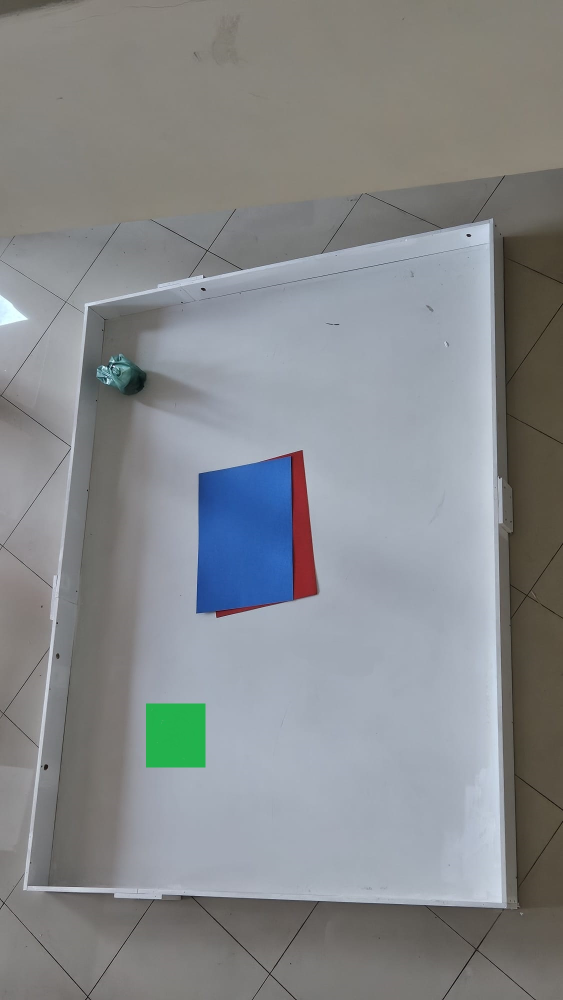
#> input picture Perpective/pers.jpg, 1126 x 2000 px (shown at 1/2 size)
$ python -i Pers3.py   (imports and definitions only)
#> lines starting #> are read from the running program, lines starting #| are printed output that depends on the picture; after the words box and inside, x2 and y2 are one past the last pixel; in counts of white or black regions, pixels touching at a corner belong together
#> further down, picture is the input picture: shape (2000, 1126, 3); mean B, G, R 139.4, 137.1, 134.1
import cv2
import numpy as np

# Global değişkenler
points = []
cm_coordinates = []


# Fare ile tıklama olayı için fonksiyon
def select_point(event, x, y, flags, param):
    if event == cv2.EVENT_LBUTTONDOWN:
        if len(points) < 4:  # Sadece dört nokta seçilmesine izin ver
            points.append((x, y))
            cv2.circle(image, (x, y), 5, (0, 255, 0), -1)  # Yeşil nokta ekle
            cv2.imshow('Image', image)


# Dörtgen bulma fonksiyonu
def find_quadrilaterals(image):
    gray = cv2.cvtColor(image, cv2.COLOR_BGR2GRAY)
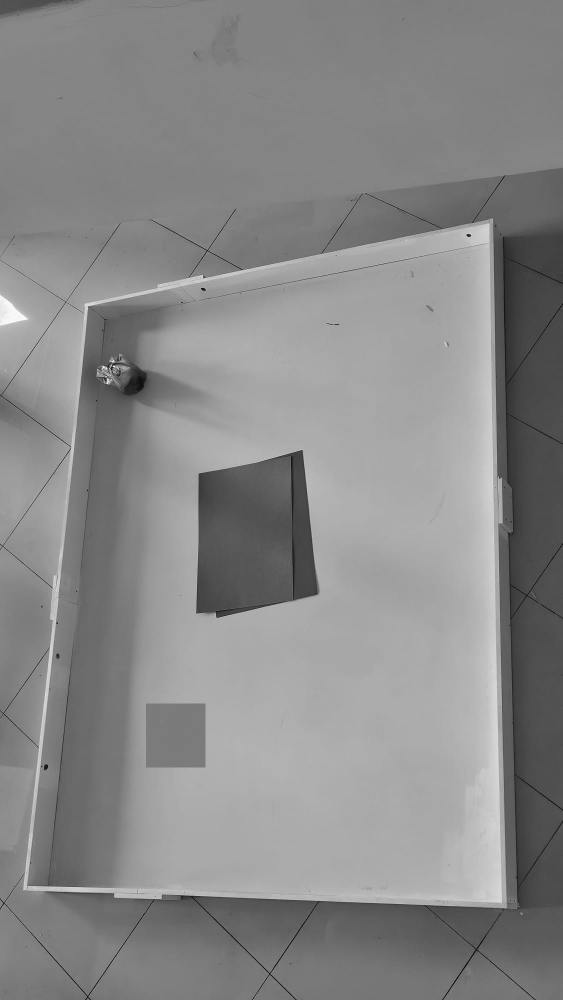
#> gray: shape (2000, 1126) (shown at 1/2 size); min 0, max 251, mean 136.5
    blurred = cv2.GaussianBlur(gray, (5, 5), 0)
    edged = cv2.Canny(blurred, 50, 150)
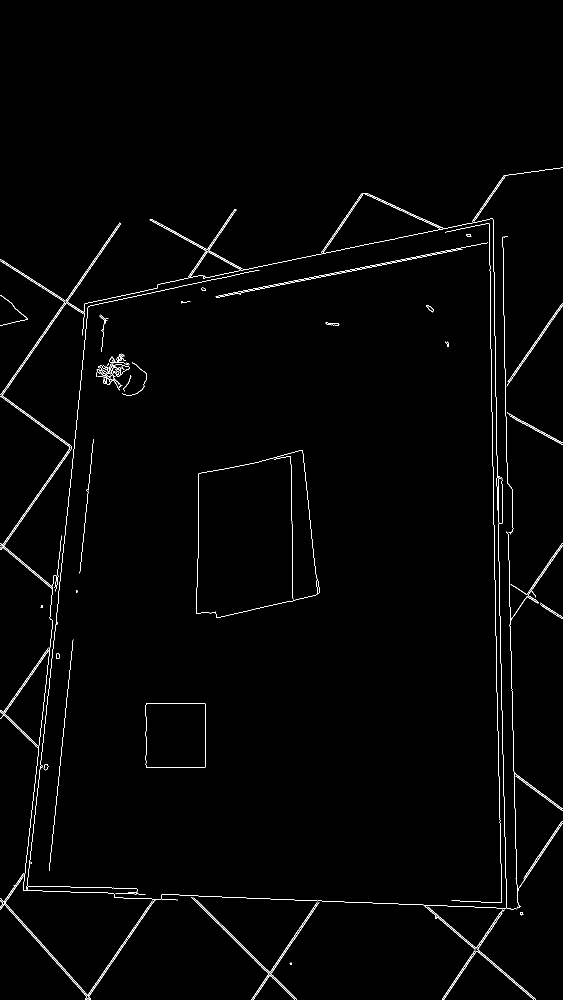
#> edged: shape (2000, 1126) (shown at 1/2 size); 1.2% white in thin lines or dots, all inside (x1, y1, x2, y2) = (0, 335, 1126, 2000)

    contours, _ = cv2.findContours(edged, cv2.RETR_EXTERNAL, cv2.CHAIN_APPROX_SIMPLE)
#> contours = 71 contours, 34 with area under 20; largest, box (x1, y1, x2, y2) and area: (392, 900, 640, 1236) 65814, (291, 1406, 412, 1536) 15179, (0, 386, 1014, 2000) 2159, (382, 1795, 639, 2000) 610, (855, 1813, 1072, 2000) 244

    quadrilaterals = []

    for contour in contours:
        # Konturun alanını hesapla
        area = cv2.contourArea(contour)
        if area < 100:  # Küçük alanları atla
            continue

        # Konturu dört kenara dönüştür
        peri = cv2.arcLength(contour, True)
        approx = cv2.approxPolyDP(contour, 0.02 * peri, True)

        # Dört kenar varsa kaydet
        if len(approx) == 4:
            quadrilaterals.append(approx)
#> this loop made 71 passes
#> area on passes 4, 8, 10, 11, 12, 13, 14, 16, 20, 21, 27, 32: 20.5, 39, 83.5, 75, 62, 69.5, 70.5, 58, 22, 25.5, 87, 50
#> (area, peri, approx) on passes 3, 6, 15, 17, 30, 55: (150, 558.2, [[887, 1998], [954, 1902], [1067, 1999], [954, 1902]]), (143, 543.6, [[849, 1813], [950, 1899], [884, 1999], [950, 1899]]), (15179, 505.7, [[292, 1407], [292, 1534], [410, 1534], [410, 1407]]), (122.5, 587.9, [[96, 1295], [0, 1420], [75, 1495], [5, 1427]]), (65813.5, 1087.1, [[605, 900], [397, 947], [392, 1226], [637, 1187]]), (101, 404.3, [[1125, 607], [1015, 763]])
#> after the loop, quadrilaterals = 6 contours, 3 with area under 20; largest, box (x1, y1, x2, y2) and area: (392, 900, 638, 1227) 64680, (292, 1407, 411, 1535) 14986, (0, 1295, 97, 1496) 574

    return quadrilaterals


# Uzaklıkları hesaplama fonksiyonu
def calculate_distances(quadrilaterals, origin):
    distances = []
    for quadrilateral in quadrilaterals:
        # Dörtgenin merkezini hesapla
        M = cv2.moments(quadrilateral)
        if M['m00'] != 0:
            cX = int(M['m10'] / M['m00'])
            cY = int(M['m01'] / M['m00'])
            # Uzaklığı hesapla
            distance_x = cX - origin[0]
            distance_y = cY - origin[1]
            distances.append((distance_x, distance_y))
    return distances


# Resmi yükle
# [4 lines not run here, left out]

# [1 line that did not run here, left out]
# [49 lines not run here, left out]

>>> import cv2
>>> picture = cv2.imread('pers.jpg')
>>> result = find_quadrilaterals(picture)
#> result has the same summary as quadrilaterals in find_quadrilaterals
